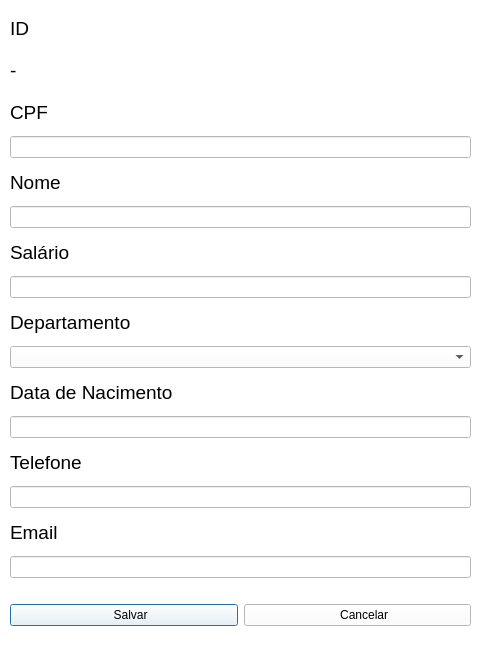
<?xml version="1.0" encoding="UTF-8"?>
<ui version="4.0">
 <class>EditarFuncionario</class>
 <widget class="QDialog" name="EditarFuncionario">
  <property name="geometry">
   <rect>
    <x>0</x>
    <y>0</y>
    <width>484</width>
    <height>659</height>
   </rect>
  </property>
  <property name="windowTitle">
   <string>Editar Funcionário</string>
  </property>
  <property name="styleSheet">
   <string notr="true">QWidget{
	background-color:rgb(255, 255, 255);
}</string>
  </property>
  <widget class="QWidget" name="layoutWidget">
   <property name="geometry">
    <rect>
     <x>10</x>
     <y>10</y>
     <width>461</width>
     <height>568</height>
    </rect>
   </property>
   <layout class="QVBoxLayout" name="verticalLayout">
    <item>
     <widget class="QLabel" name="label_8">
      <property name="font">
       <font>
        <pointsize>14</pointsize>
       </font>
      </property>
      <property name="text">
       <string>ID</string>
      </property>
     </widget>
    </item>
    <item>
     <widget class="QLabel" name="lblEditarFuncionario_ID">
      <property name="font">
       <font>
        <pointsize>14</pointsize>
       </font>
      </property>
      <property name="text">
       <string>-</string>
      </property>
     </widget>
    </item>
    <item>
     <widget class="QLabel" name="label">
      <property name="font">
       <font>
        <pointsize>14</pointsize>
       </font>
      </property>
      <property name="text">
       <string>CPF</string>
      </property>
     </widget>
    </item>
    <item>
     <widget class="QLineEdit" name="txtEditarFuncionario_CPF"/>
    </item>
    <item>
     <widget class="QLabel" name="label_2">
      <property name="font">
       <font>
        <pointsize>14</pointsize>
       </font>
      </property>
      <property name="text">
       <string>Nome</string>
      </property>
     </widget>
    </item>
    <item>
     <widget class="QLineEdit" name="txtEditarFuncionario_Nome"/>
    </item>
    <item>
     <widget class="QLabel" name="label_3">
      <property name="font">
       <font>
        <pointsize>14</pointsize>
       </font>
      </property>
      <property name="text">
       <string>Salário</string>
      </property>
     </widget>
    </item>
    <item>
     <widget class="QLineEdit" name="txtEditarFuncionario_Salario"/>
    </item>
    <item>
     <widget class="QLabel" name="label_4">
      <property name="font">
       <font>
        <pointsize>14</pointsize>
       </font>
      </property>
      <property name="text">
       <string>Departamento</string>
      </property>
     </widget>
    </item>
    <item>
     <widget class="QComboBox" name="cmbEditarFuncionario_Departamento">
      <item>
       <property name="text">
        <string/>
       </property>
      </item>
      <item>
       <property name="text">
        <string>Administrativo</string>
       </property>
      </item>
      <item>
       <property name="text">
        <string>Comercial</string>
       </property>
      </item>
      <item>
       <property name="text">
        <string>Financeiro</string>
       </property>
      </item>
      <item>
       <property name="text">
        <string>Marketing</string>
       </property>
      </item>
      <item>
       <property name="text">
        <string>Operacional</string>
       </property>
      </item>
      <item>
       <property name="text">
        <string>Recursos Humanos</string>
       </property>
      </item>
     </widget>
    </item>
    <item>
     <widget class="QLabel" name="label_5">
      <property name="font">
       <font>
        <pointsize>14</pointsize>
       </font>
      </property>
      <property name="text">
       <string>Data de Nacimento</string>
      </property>
     </widget>
    </item>
    <item>
     <widget class="QLineEdit" name="txtEditarFuncionario_DataDeNascimento"/>
    </item>
    <item>
     <widget class="QLabel" name="label_6">
      <property name="font">
       <font>
        <pointsize>14</pointsize>
       </font>
      </property>
      <property name="text">
       <string>Telefone</string>
      </property>
     </widget>
    </item>
    <item>
     <widget class="QLineEdit" name="txtEditarFuncionario_Telefone"/>
    </item>
    <item>
     <widget class="QLabel" name="label_7">
      <property name="font">
       <font>
        <pointsize>14</pointsize>
       </font>
      </property>
      <property name="text">
       <string>Email</string>
      </property>
     </widget>
    </item>
    <item>
     <widget class="QLineEdit" name="txtEditarFuncionario_Email"/>
    </item>
   </layout>
  </widget>
  <widget class="QWidget" name="layoutWidget_2">
   <property name="geometry">
    <rect>
     <x>10</x>
     <y>600</y>
     <width>461</width>
     <height>31</height>
    </rect>
   </property>
   <layout class="QHBoxLayout" name="horizontalLayout">
    <item>
     <widget class="QPushButton" name="btnSalvarEdicaoFuncionario">
      <property name="text">
       <string>    Salvar</string>
      </property>
      <property name="icon">
       <iconset>
        <selectedon>:/Imagens/Imagens/salvar.png</selectedon>
       </iconset>
      </property>
     </widget>
    </item>
    <item>
     <widget class="QPushButton" name="btnCancelarEdicaoFuncionario">
      <property name="text">
       <string>    Cancelar</string>
      </property>
      <property name="icon">
       <iconset>
        <selectedon>:/Imagens/Imagens/cancelar.png</selectedon>
       </iconset>
      </property>
     </widget>
    </item>
   </layout>
  </widget>
 </widget>
 <resources/>
 <connections/>
</ui>
